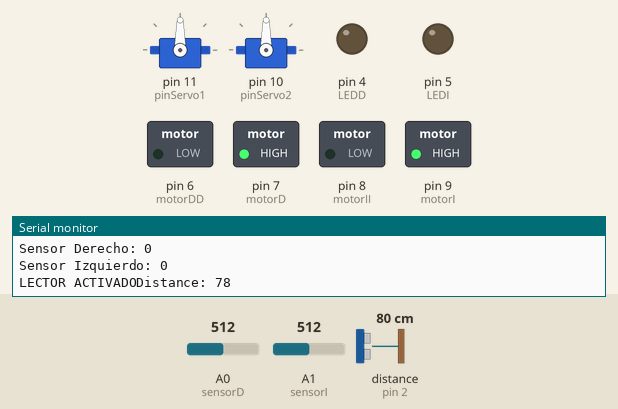
Bench run of a sketch on a simulated Arduino Uno, built with avr-gcc and run on an emulated ATmega328P. On the bench: 2 × servo, switched loads named in the sketch (green lamp = pin HIGH), output pins drawn as LEDs (lit = HIGH), the last lines printed to the serial monitor. Wiring (inferred from the names in the program): ultrasonic range finder: trigger pin 3; echo pin 2. Dashed ring = blinking. The test bench sets the inputs (shaded band); at power-on: distance to the obstacle (sensor on pin 2) 80 cm, A0 (sensorD) = 512, A1 (sensorI) = 512. The echo pulse lasts 58.3 µs per cm; pins used as bus, display or sensor lines are not drawn.

Above: at 2.5 s.
2.6 s: distance to the obstacle (sensor on pin 2) set to 18 cm
5.6 s: distance to the obstacle (sensor on pin 2) set to 14 cm
At 8.5 s:
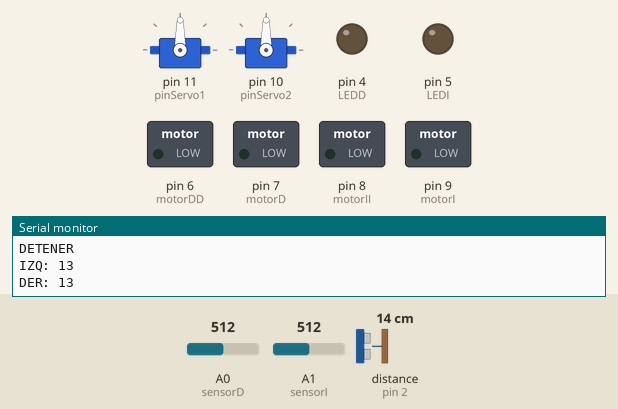
8.6 s: distance to the obstacle (sensor on pin 2) set to 250 cm
At 10.8 s:
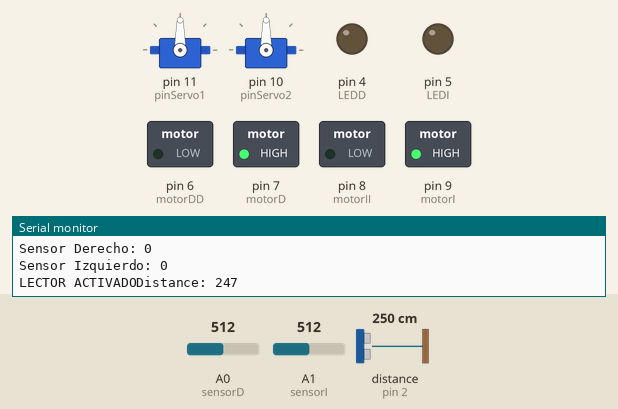
11.6 s: A0 (sensorD) set to 599
13.1 s: A0 (sensorD) set to 625
At 14.2 s:
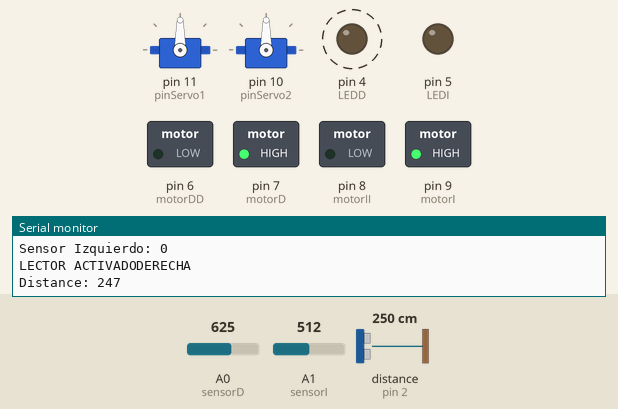
16.1 s: A1 (sensorI) set to 543
At 16.7 s:
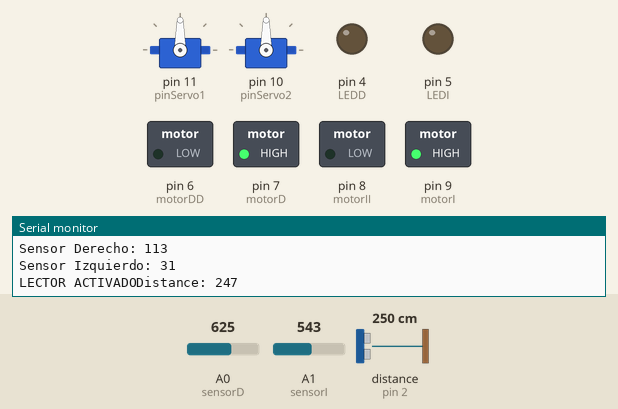
Timing chart, 0 to 18.6 s (numbered marks = the images above; inputs shaded):
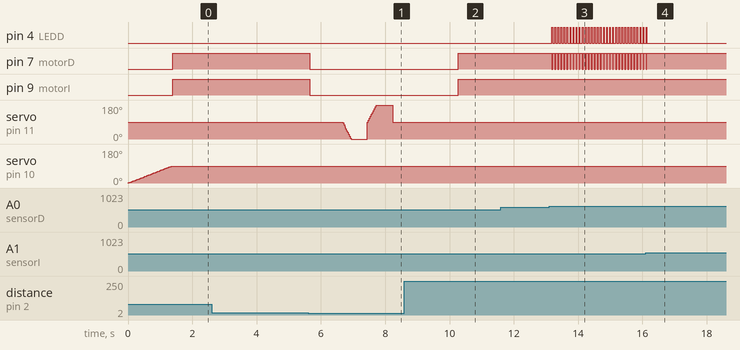

The sketch:

proyectofinal_paradigmas.ino
```cpp
#include <Servo.h>

Servo myservo1;  // create servo object to control a servo
Servo myservo2;  // create servo object to control a servo


int pos1 = 0;    // variable to store the servo position
int pos2 = 0;

const int pinServo1 = 11;
const int pinServo2 = 10;

// PINAJE
// MOTORES
const int motorD = 7;   // Motor Derecho Salida Digital      PIN 7 ----> 2  SN
const int motorDD = 6;  // Motor Derecho Salida Digital      PIN 6 ----> 7  SN
const int motorI = 9;   // Motor Izquierdo Salida Digital    PIN 8 ----> 10 SN
const int motorII = 8;  // Motor Izquierdo Salida Digital    PIN 9 ----> 15 SN

// LEDS
const int LEDD = 4;     // LED INDICADOR DE SENSOR DERECHO
const int LEDI = 5;     // LED INDICADOR DE SENSOR IZQUIERDIO

// SENDORES INFRAROJOS
const int sensorD=0;    // Sensor Infrarojo Derecho
const int sensorI=1;    // Sensor Infrarojo Izquierdo

// VALORES ANALOGOS DE SENSORES INFRAROJOS
int valorSensorD = 0;
int valorSensorI= 0;


int i = 0;
int norm1 = 0;
int norm2 = 0;

//ULTRASONICO
// defines pins numbers
const int trigPin = 3;
const int echoPin = 2;

// defines variables
long duration;
int distance;

void setup(){
  Serial.begin(9600);
  pinMode(motorI, OUTPUT);
  pinMode(motorII, OUTPUT);
  pinMode(motorD, OUTPUT);
  pinMode(motorDD, OUTPUT);
  pinMode(LEDD, OUTPUT);
  pinMode(LEDI, OUTPUT);
  pinMode(sensorD, INPUT);
  pinMode(sensorI, INPUT);
  pinMode(trigPin, OUTPUT); // Sets the trigPin as an Output
  pinMode(echoPin, INPUT); // Sets the echoPin as an Input
  myservo1.attach(pinServo1);  // attaches the servo on pin 9 to the servo object
  myservo2.attach(pinServo2);
  startPosition();

}

// 0-49 BLANCO
// 230-270 NEGRO

void loop(){
  int left_distance, right_distance;
  digitalWrite(LEDI, LOW);
  digitalWrite(LEDD, LOW);
  myservo1.write(80);
  myservo1.write(90);

  valorSensorD = analogRead(sensorD);
  valorSensorI = analogRead(sensorI);

  if(i == 0){
    norm1 = valorSensorD;
    norm2 = valorSensorI;
    i++;
  }

  Serial.print("Sensor Derecho: ");
  Serial.println(valorSensorD - norm1);
  Serial.print("Sensor Izquierdo: ");
  Serial.println(valorSensorI -  norm2);

  lectorLinea(valorSensorD, valorSensorI);

  if(!ultraLoop()){
    // Gira hacia la izquierda, despues derecha
    delay(1000);
    left_distance = lookLeft();
    right_distance = lookRight();
    delay(2000);

    if (left_distance >= right_distance){
      while (ultrasound() <= 15){
        Atras();
        Atras();
        Atras();
        Izquierda();
        Izquierda();
        Izquierda();
        delay(1000);
      }
    }
    else {
      while(ultrasound() <= 15){
        Atras();
        Atras();
        Atras();
        Derecha();
        Derecha();
        Derecha();
        delay(1000);
      }
    }
  }


}

int ultrasound(){
  // Clears the trigPin
  digitalWrite(trigPin, LOW);
  delayMicroseconds(2);
  // Sets the trigPin on HIGH state for 10 micro seconds
  digitalWrite(trigPin, HIGH);
  delayMicroseconds(10);
  digitalWrite(trigPin, LOW);
  // Reads the echoPin, returns the sound wave travel time in microseconds
  duration = pulseIn(echoPin, HIGH);
  // Calculating the distance
  distance= duration*0.034/2;
  return distance;
}

void Atras(){
  Serial.println("ATRAS");
  digitalWrite(motorI, LOW);
  digitalWrite(motorII, HIGH);

  digitalWrite(motorD, LOW);
  digitalWrite(motorDD, HIGH);
}

void Adelante(){
  Serial.println("ADELANTE");
  digitalWrite(motorI, HIGH);
  digitalWrite(motorII, LOW);

  digitalWrite(motorD, HIGH);
  digitalWrite(motorDD, LOW);

}

void Detener(){
  Serial.println("DETENER");
  digitalWrite(motorI, LOW);
  digitalWrite(motorII, LOW);

  digitalWrite(motorD, LOW);
  digitalWrite(motorDD, LOW);

}

void Derecha(){
  Serial.println("DERECHA");
  digitalWrite(motorI, HIGH);
  digitalWrite(motorII, LOW);

  digitalWrite(motorD, LOW);
  digitalWrite(motorDD, LOW);

}

void Izquierda(){
  Serial.println("IZQUIERDA");
  digitalWrite(motorI, LOW);
  digitalWrite(motorII, LOW);

  digitalWrite(motorD, LOW);
  digitalWrite(motorDD, HIGH);

}

void startPosition(){
  myservo2.write(0);
  for (pos2 = 0; pos2 <= 90; pos2 += 1) { // goes from 0 degrees to 90 degrees
    // in steps of 1 degree
    myservo2.write(pos2);              // tell servo to go to position in variable 'pos'
    delay(15);                       // waits 15ms for the servo to reach the position
  }
}

int lookLeft(){
  for (pos2 = 90; pos2 >= 0; pos2 -= 5) { // goes from 0 degrees to 90 degrees
    // in steps of 1 degree
    myservo1.write(pos2);              // tell servo to go to position in variable 'pos'
    delay(15);                       // waits 15ms for the servo to reach the position
  }
  delay(500);
  distance = ultrasound();
  myservo1.write(90);
  Serial.print("IZQ: ");
  Serial.print(distance);
  Serial.print('\n');
  return distance;
}

int lookRight(){
  for (pos2 = 90; pos2 <= 180; pos2 += 5) { // goes from 0 degrees to 90 degrees
    // in steps of 1 degree
    myservo1.write(pos2);              // tell servo to go to position in variable 'pos'
    delay(15);                       // waits 15ms for the servo to reach the position
  }
  delay(500);
  distance = ultrasound();
  myservo1.write(90);
  Serial.print("DER: ");
  Serial.print(distance);
  Serial.print('\n');
  return distance;
}


boolean ultraLoop(){
  distance = ultrasound();
  // Prints the distance on the Serial Monitor
  Serial.print("Distance: ");
  Serial.println(distance);

  if(distance <= 15){
    Detener();
    return false;
  } else {
    Adelante();
    return true;
  }
  return true;
}

void lectorLinea(int valorSensorD, int valorSensorI){
  Serial.print("LECTOR ACTIVADO");
  if((valorSensorD < valorSensorI) && (valorSensorI - valorSensorD) > 100){
    Izquierda();
    digitalWrite(LEDI, HIGH);
    digitalWrite(LEDD, LOW);
  }

  if(valorSensorD > valorSensorI && (valorSensorD - valorSensorI) > 100){
    Derecha();
    digitalWrite(LEDI, LOW);
    digitalWrite(LEDD, HIGH);
  }

  if (valorSensorD == valorSensorI){
    digitalWrite(LEDD, LOW);
    digitalWrite(LEDI, LOW);
  }
}
```

Measured:
- the behaviour switches between 17 and 16 cm on distance to the obstacle (sensor on pin 2) (found by bisection; images 0 and 1)
- the behaviour switches between 612 and 613 on A0 (sensorD) (found by bisection; images 2 and 3)
- the behaviour switches between 524 and 525 on A1 (sensorI) (found by bisection; images 3 and 4)
- after the input at 5.6 s, pin 7 (motorD), pin 9 (motorI): HIGH → LOW after 0.06 s
- after the input at 8.6 s, pin 6 (motorDD): stays LOW (without the input it goes to HIGH after 1.6 s); pin 7 (motorD), pin 9 (motorI): LOW → HIGH after 1.7 s
- after the input at 13.1 s, pin 4 (LEDD): alternates HIGH for 0.03 s and LOW for 0.07 s, starting after 0.08 s; pin 7 (motorD): alternates HIGH for 0.07 s and LOW for 0.03 s, starting after 0.08 s
- after the input at 16.1 s, pin 4 (LEDD): goes on until 16.1 s, then stays LOW; pin 7 (motorD): goes on until 16.1 s, then stays HIGH
